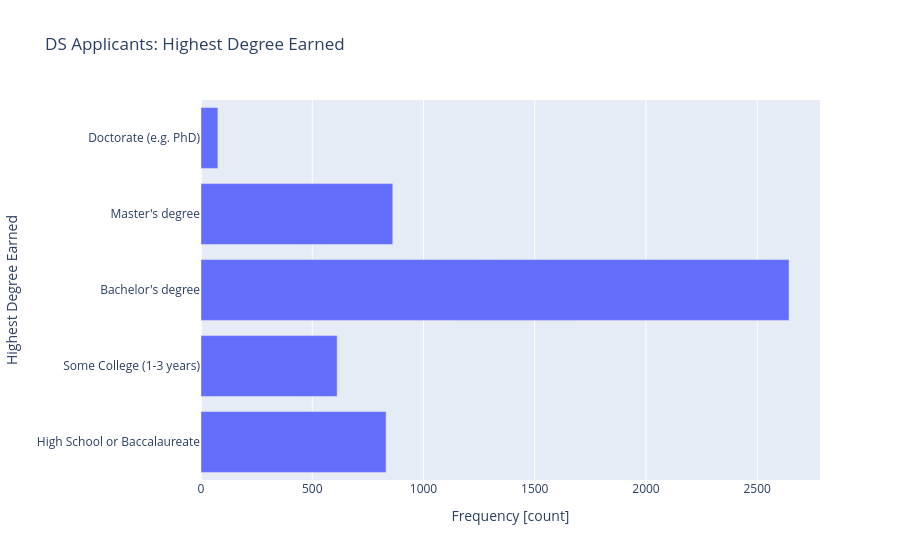

The cell this chart's notebook holds for it:
### Markdown cell above
### Applicant Education Level
Finally, we examine the educational background of our applicants. We group by the highest degree earned and create a bar chart to show the distribution. The degrees are sorted logically from high school to doctorate for clear interpretation.

### Code cell
# Aggregate by highest degree earned
result = ds_app.aggregate([
    {
        "$group": {
            "_id": '$highestDegreeEarned',
            "count": {"$count": {}},
        }
    }
])

education = pd.DataFrame(result).rename({'_id': "highest_degree_earned"}, axis="columns").set_index("highest_degree_earned").squeeze()

# Define a sorting function for educational hierarchy
def ed_sort(counts):
    degrees = [
        "High School or Baccalaureate",
        "Some College (1-3 years)",
        "Bachelor's degree",
        "Master's degree",
        "Doctorate (e.g. PhD)",
    ]
    mapping = {k: v for v, k in enumerate(degrees)}
    sort_order = [mapping[c] for c in counts]
    return sort_order

education.sort_index(key=ed_sort, inplace=True)

# Create education level bar chart
fig_edu = px.bar(
    x=education,
    y=education.index,
    orientation='h',
    title='DS Applicants: Highest Degree Earned'
)
fig_edu.update_layout(xaxis_title="Frequency [count]", yaxis_title='Highest Degree Earned')
fig_edu.show()

### Figure 1 — Plotly figure (JSON) as saved in the notebook; plotly's stock layout.template omitted (floating-point values rounded to 4 significant figures)
{"data": [{"hovertemplate": "x=%{x}<br>y=%{y}<extra></extra>", "legendgroup": "", "marker": {"color": "#636efa", "pattern": {"shape": ""}}, "name": "", "orientation": "h", "showlegend": false, "textposition": "auto", "type": "bar", "x": [832, 612, 2643, 862, 76], "xaxis": "x", "y": ["High School or Baccalaureate", "Some College (1-3 years)", "Bachelor's degree", "Master's degree", "Doctorate (e.g. PhD)"], "yaxis": "y"}], "layout": {"barmode": "relative", "legend": {"tracegroupgap": 0}, "title": {"text": "DS Applicants: Highest Degree Earned"}, "xaxis": {"anchor": "y", "domain": [0, 1], "title": {"text": "Frequency [count]"}}, "yaxis": {"anchor": "x", "domain": [0, 1], "title": {"text": "Highest Degree Earned"}}}}
